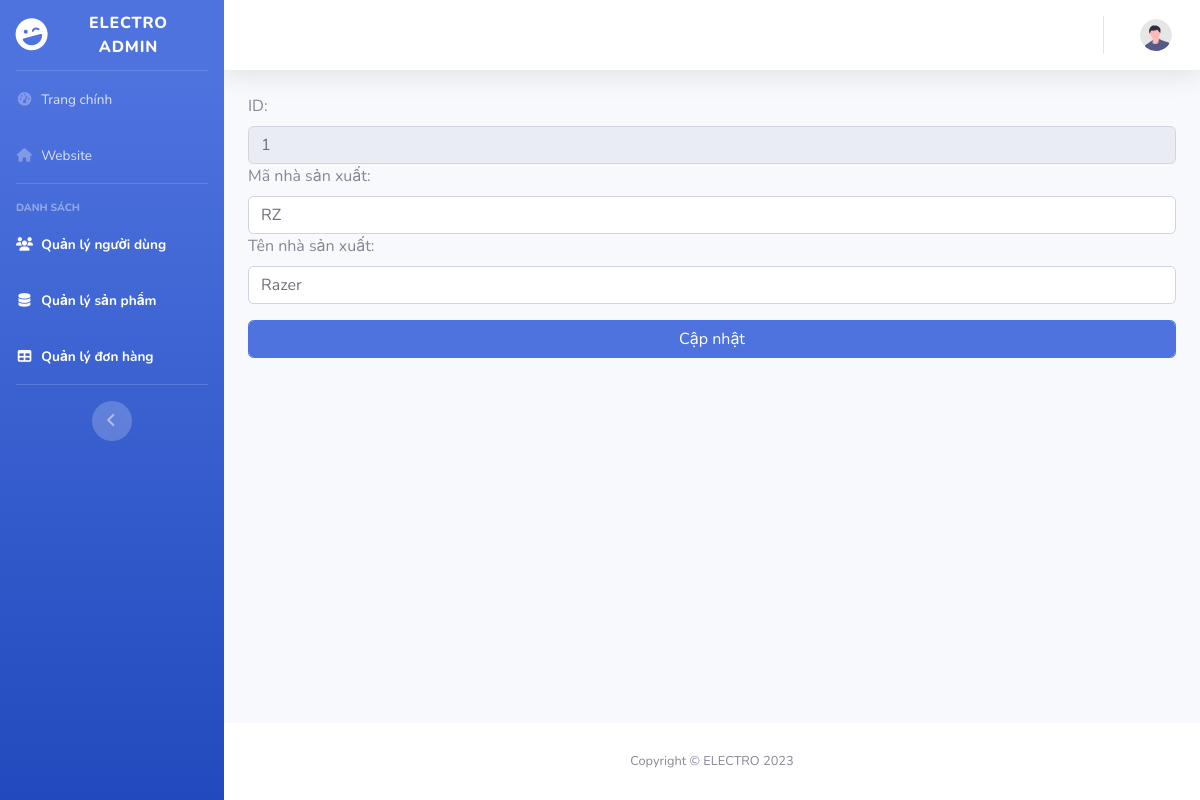
/admin/edit-manufacturer.php?action=edit-manufacturer&id=1, run on the app's committed database.
### tables this page shows
CREATE TABLE `manufacturer` (
  `id` int(11) NOT NULL,
  `manufacturer_code` varchar(100) NOT NULL,
  `manufacturer_name` varchar(250) NOT NULL
);

### admin/edit-manufacturer.php (the view, shortened to what this page needs)
<?php
include 'templates/header.php';
?>
<body id="page-top">
    <div id="wrapper">
        <?php include '/xampp/htdocs/electro-master/admin/templates/sidebar.php'; ?>
        <div id="content-wrapper" class="d-flex flex-column">
            <div id="content">
                <?php
                include 'templates/nav.php';
                ?>
                <div class="container-fluid">
                    <?php
                    if (isset($_GET['id'])) {
                        $id = $_GET['id'];
                        $conn = MoKetNoi();
                        mysqli_select_db($conn, "pc");
                        $sql = "SELECT * FROM manufacturer WHERE id = $id";
                        $result = mysqli_query($conn, $sql);
                        $row = mysqli_fetch_assoc($result);
                    }
                    ?>
                     <form method="post" enctype="multipart/form-data">
                        <label>ID:</label>
                        <input type="text" name="id" value="<?php echo $row['id']; ?>" class="form-control" readonly>
                        <label>Mã nhà sản xuất:</label>
                        <input type="text" name="username" value="<?php echo $row['manufacturer_code']; ?>" class="form-control" required>
                        <label>Tên nhà sản xuất:</label>
                        <input type="text" name="fullname" value="<?php echo $row['manufacturer_name']; ?>" class="form-control" required>
                        <input type="submit" name="submit" value="Cập nhật" class="btn btn-primary mt-3 form-control">
                     </form>
                </div>
            </div>
            <?php
            include 'templates/footer.php';
            ?>
</body>
</html>

### data on the page
manufacturer: id "1", username "RZ", fullname "Razer"
